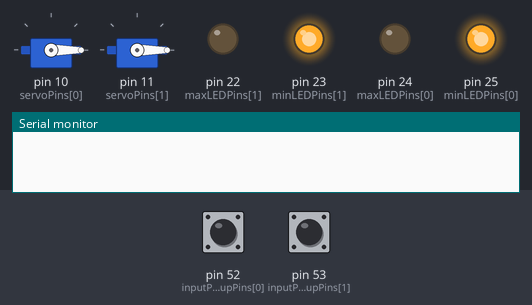
Bench run of a program on a simulated Arduino Mega 2560, built with avr-gcc and run on an emulated ATmega2560. On the bench: 2 × servo, output pins drawn as LEDs (lit = HIGH), the last lines printed to the serial monitor. Dashed ring = blinking. The test bench sets the inputs (shaded band); at power-on: pin 52 (inputPullupPins[0]) HIGH, pin 53 (inputPullupPins[1]) HIGH. EEPROM starts erased.

Above: at 1.2 s.
1.3 s: pin 52 (inputPullupPins[0]) pulled LOW for 0.15 s
At 3.1 s:
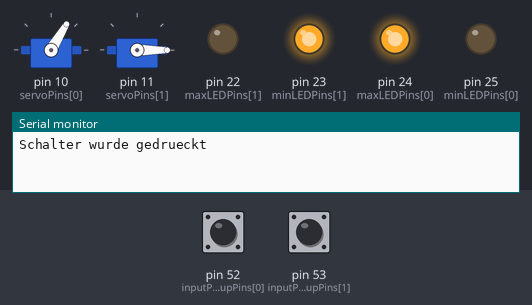
3.7 s: pin 53 (inputPullupPins[1]) pulled LOW for 1 s
At 4.16 s:
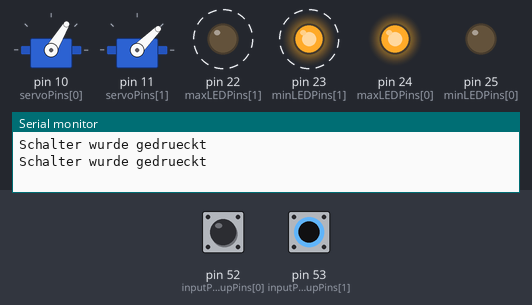
6.7 s: pin 52 (inputPullupPins[0]) pulled LOW for 1 s
At 6.85 s:
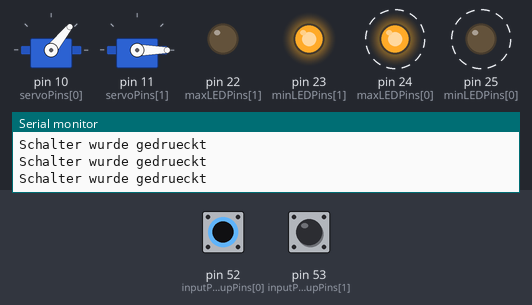
10.1 s: pin 53 (inputPullupPins[1]) pulled LOW for 3.2 s
At 10.86 s:
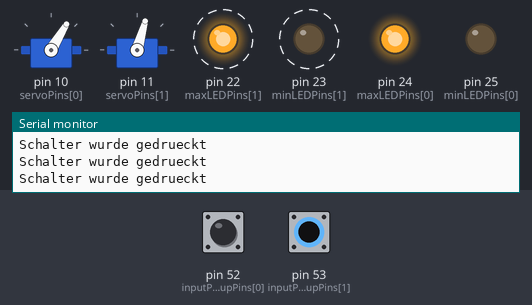
14.8 s: pin 52 (inputPullupPins[0]) driven LOW and pin 53 (inputPullupPins[1]) driven LOW
At 15.56 s:
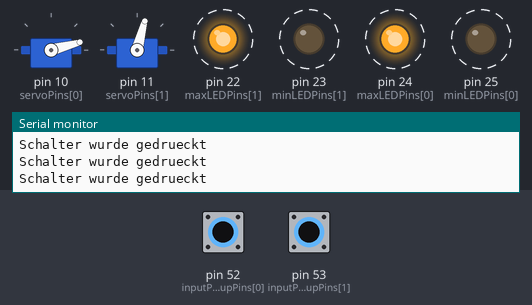
17.8 s: pin 52 (inputPullupPins[0]) driven HIGH
At 18.59 s:
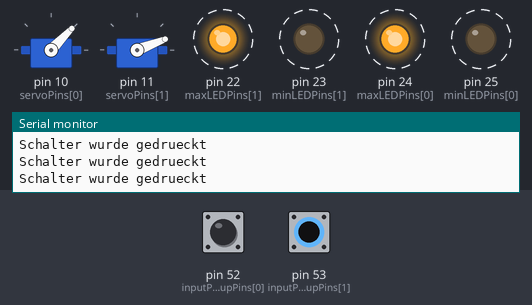
Timing chart, 0 to 21.8 s (numbered marks = the images above; inputs shaded):
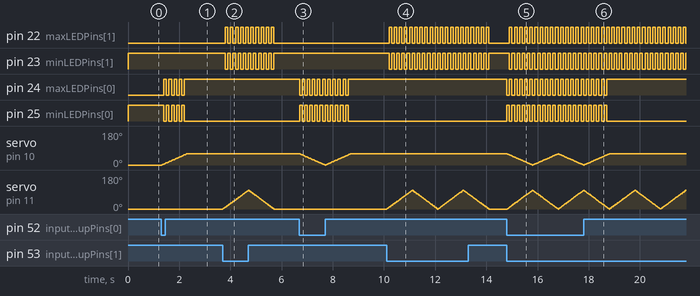

The program:

main.cpp
```cpp
#include <Arduino.h>
#include <Servo.h>
#include <EEPROM.h>

int numberOfServos = 2;
Servo servos[2];
int servoPins[] = {10, 11};
int inputPullupPins[] = {52, 53};
int minAngles[] = {0, 0};
int minLEDPins[] = {25, 23};
int maxAngles[] = {60, 100};
int maxLEDPins[] = {24, 22};
int oldValues[] = {1, 1};
int newValues[] = {1, 1};
boolean wasPressedInfos[] = {false, false};
double myTime = 0;
double starts[] = {0,0};
double duration = 1000;
boolean positions[] = {false, false};
int eepromAddresses[] = {0,1};

void setup()
{
  for(int i = 0; i < numberOfServos; i++) {
    servos[i].attach(servoPins[i]);
    if (EEPROM.read(eepromAddresses[i]) == 1) {
      servos[i].write(maxAngles[i]);
      positions[i] = true;
    } else {
      servos[i].write(minAngles[i]);
      positions[i] = false;
    }
    pinMode(minLEDPins[i], OUTPUT);
    pinMode(maxLEDPins[i], OUTPUT);
    pinMode(inputPullupPins[i], INPUT_PULLUP);
  }
  Serial.begin(9600);
}

void loop() {
  myTime = millis();

  for(int i = 0; i < 2; i++) {
    newValues[i] = digitalRead(inputPullupPins[i]);
    if (wasPressedInfos[i] && myTime - starts[i] < duration) {
      if (positions[i]) {
        servos[i].write(minAngles[i] + (maxAngles[i] - minAngles[i]) * (myTime - starts[i]) / duration);
      } else {
        servos[i].write(maxAngles[i] + (minAngles[i] - maxAngles[i]) * (myTime - starts[i]) / duration);
      }
      if (((int)(myTime - starts[i])) %  200 < 100) {
        digitalWrite(maxLEDPins[i], LOW);
        digitalWrite(minLEDPins[i], HIGH);
      } else {
        digitalWrite(maxLEDPins[i], HIGH);
        digitalWrite(minLEDPins[i], LOW);
      }
    } else {
      wasPressedInfos[i] = false;
      if (!wasPressedInfos[i] && newValues[i] != oldValues[i] && newValues[i] == 0) {
        starts[i] = myTime;
        wasPressedInfos[i] = true;
        Serial.println("Schalter wurde gedrueckt");
        positions[i] = !positions[i];
        if (positions[i]) {
          EEPROM.update(eepromAddresses[i], 1);
        } else if (!positions[i]) {
          EEPROM.update(eepromAddresses[i], 0);
        }
      }
    }
    if (positions[i] && !wasPressedInfos[i]) {
      digitalWrite(maxLEDPins[i], HIGH);
      digitalWrite(minLEDPins[i], LOW);
    } else if (!positions[i] && !wasPressedInfos[i]) {
      digitalWrite(maxLEDPins[i], LOW);
      digitalWrite(minLEDPins[i], HIGH);
    }
  }
}
```

Measured:
- after the input at 1.3 s, pin 24 (maxLEDPins[0]): alternates HIGH for 0.10 s and LOW for 0.10 s, 9 changes in all, then stays HIGH, starting after 0.10 s; pin 25 (minLEDPins[0]): alternates HIGH for 0.10 s and LOW for 0.10 s, 9 changes in all, then stays LOW, starting after 0.10 s
- after the input at 3.7 s, pin 22 (maxLEDPins[1]): alternates HIGH for 0.10 s and LOW for 0.10 s, 20 changes in all, then stays LOW, starting after 0.10 s; pin 23 (minLEDPins[1]): alternates HIGH for 0.10 s and LOW for 0.10 s, 20 changes in all, then stays HIGH, starting after 0.10 s
- after the input at 6.7 s, pin 24 (maxLEDPins[0]): alternates HIGH for 0.10 s and LOW for 0.10 s, 20 changes in all, then stays HIGH, starting at once; pin 25 (minLEDPins[0]): alternates HIGH for 0.10 s and LOW for 0.10 s, 20 changes in all, then stays LOW, starting at once
- after the input at 10.1 s, pin 22 (maxLEDPins[1]): alternates HIGH for 0.10 s and LOW for 0.10 s, 40 changes in all, then stays LOW, starting after 0.10 s; pin 23 (minLEDPins[1]): alternates HIGH for 0.10 s and LOW for 0.10 s, 40 changes in all, then stays HIGH, starting after 0.10 s
- after the input at 14.8 s, pin 22 (maxLEDPins[1]), pin 23 (minLEDPins[1]): alternates HIGH for 0.10 s and LOW for 0.10 s, starting after 0.10 s; pin 24 (maxLEDPins[0]), pin 25 (minLEDPins[0]): alternates HIGH for 0.10 s and LOW for 0.10 s, starting at once
- after the input at 17.8 s, pin 24 (maxLEDPins[0]): goes on until 18.7 s, then stays HIGH; pin 25 (minLEDPins[0]): goes on until 18.7 s, then stays LOW; servo on pin 10 (servoPins[0]): goes on until 18.8 s, then stays 59°
